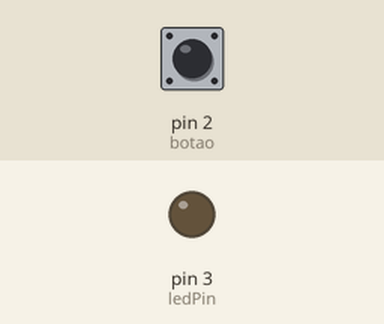
A sketch run on a simulated Arduino Uno, built with avr-gcc and run on an emulated ATmega328P. Parts: output pins drawn as LEDs (lit = HIGH). The inputs (shaded band) are chosen by the test bench; at power-on: pin 2 (botao) LOW.

Above: at 1.2 s.
1.3 s: pin 2 (botao) pulled HIGH for 0.15 s
At 2.5 s:
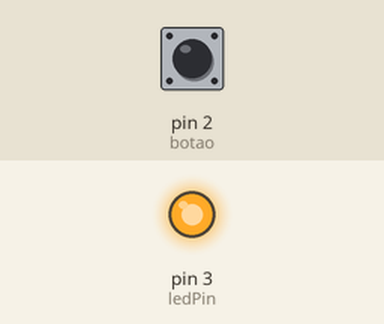
4.4 s: pin 2 (botao) pulled HIGH for 1 s
At 7.6 s:
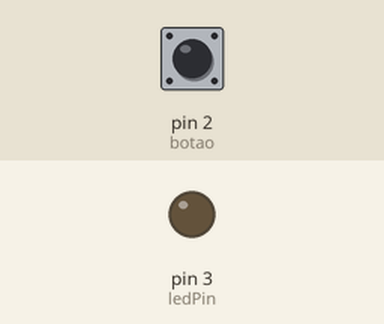
7.9 s: pin 2 (botao) pulled HIGH for 3.2 s
At 8.8 s:
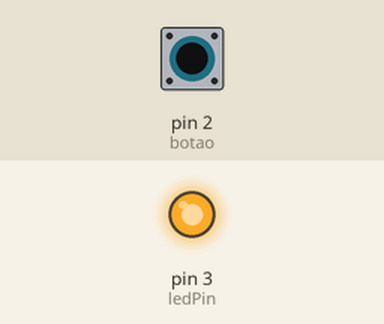
Timing chart, 0 to 13.4 s (numbered marks = the images above; inputs shaded):
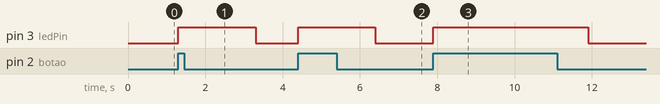

The sketch:

LigandoLed.ino
```cpp
const int ledPin = 3; // Pino que o led esta conectado
const int botao = 2; // Pino que o botão está conectado

int estadoBotao = 0; // Estado do botão

void setup()
{
  pinMode(ledPin, OUTPUT);
  pinMode(botao, INPUT);
}

void loop()
{
  estadoBotao = digitalRead(botao);

  if(estadoBotao == HIGH) // Se o botao for pressionado Acende
  {
    digitalWrite(ledPin, HIGH); // Acende led
    delay(2000);
  }

  else
  {
    digitalWrite(ledPin, LOW); // Apaga led
  }
}
```

Measured:
- after the input at 1.3 s, pin 3 (ledPin): LOW → HIGH at once, → LOW 2.0 s later
- after the input at 4.4 s, pin 3 (ledPin): LOW → HIGH at once, → LOW 2.0 s later
- after the input at 7.9 s, pin 3 (ledPin): LOW → HIGH at once, → LOW 4.0 s later
